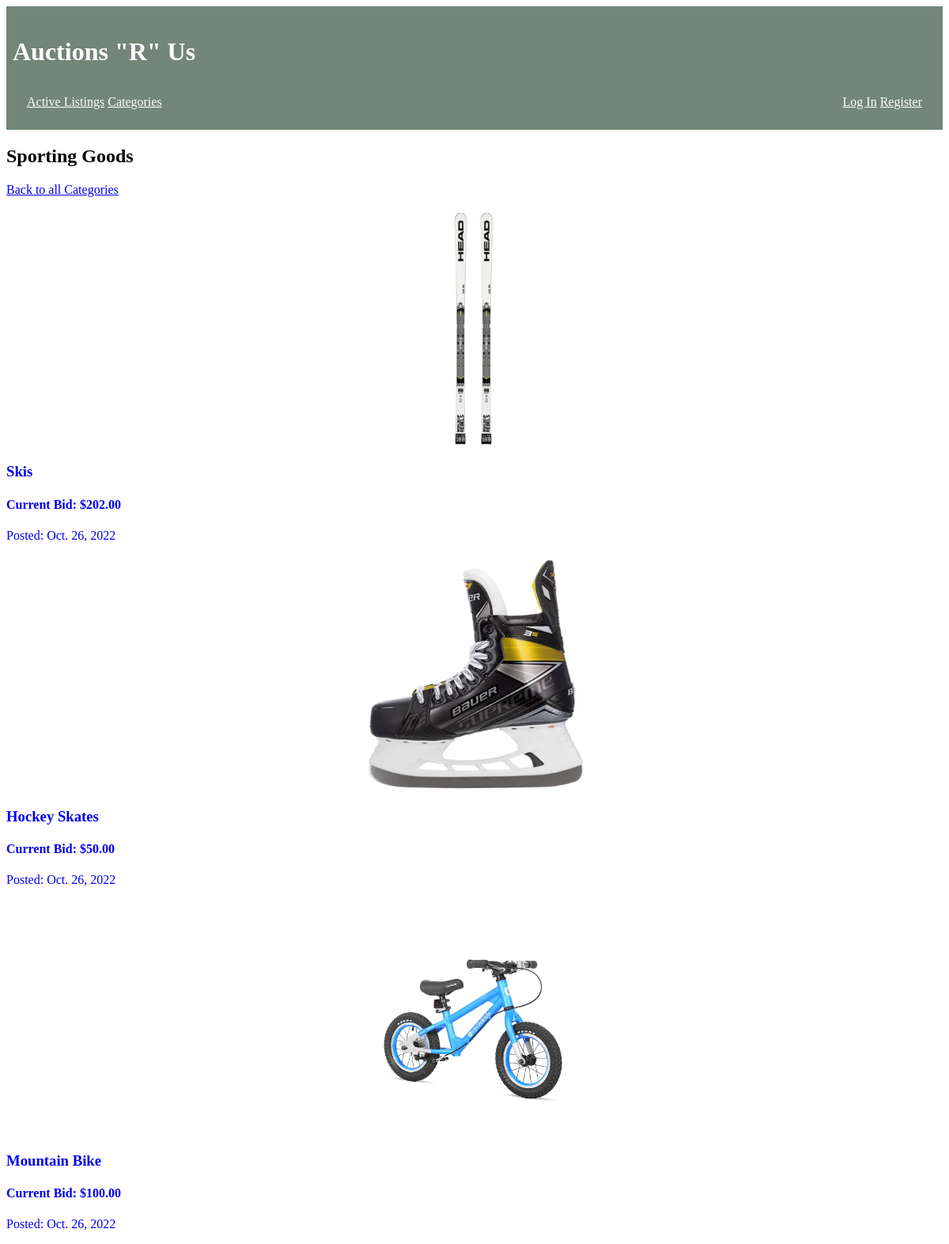
/bycategory/Sporting Goods, run on the app's committed database.
### auctions/models.py (models this page shows, shortened)
class Category(models.Model):
    image = models.ImageField(upload_to= 'auctions/images', default='auctions/images/noimage.jpeg',blank = True, verbose_name = "Images")
    name = models.CharField(max_length = 64)
    class Meta:
        verbose_name_plural = "Categories"
    def __str__(self):
        return f"{self.name}"

class Listing(models.Model):
    name = models.CharField(max_length= 64)
    currentBid = models.DecimalField(max_digits=19, decimal_places=2, verbose_name = "Starting Bid")
    finalBid = models.DecimalField(max_digits=19, decimal_places=2, null = True, blank = True,verbose_name = "Sold for")
    user = models.ForeignKey(settings.AUTH_USER_MODEL, default=1 , on_delete=models.CASCADE)
    category = models.ForeignKey(Category, null= True, on_delete = models.CASCADE)
    description = models.TextField(max_length= 200,null= True)
    datePosted = models.DateField(default=date.today, verbose_name = "Date Posted",)
    dateBidEnd = models.DateField(default=one_week(), verbose_name = "End Date")
    image = models.ImageField(upload_to= 'auctions/images', default='auctions/images/noimage.jpeg',blank = True, verbose_name = "Images")
    active = models.BooleanField(default=1)
    winner = models.ForeignKey(User, null=True , on_delete=models.CASCADE, related_name = "winner", blank = True, verbose_name = "Sold to")

### auctions/views.py (the view)
# urls.py: path("bycategory/<str:categoryChosen>", views.bycategory, name="bycategory"),
def bycategory(request,categoryChosen):
    category = Category.objects.get(name=categoryChosen)
    allListings = Listing.objects.filter(category = category, active = 1)
    return render(request,"auctions/byCategory.html", {"allListings":allListings, "category": category})

### auctions/templates/auctions/byCategory.html
{% extends "auctions/layout.html" %}
{% block main %}
<h2>{{category}}</h2>
<a href="{% url 'categories' %}">Back to all Categories</a><br><br>
<article>
    {% for l in allListings %}
<section>
    <a href="{% url 'listing' l.id %}" style="text-decoration: none;">
        {% if l.image %}
        <img src="{{ l.image.url }}" alt="{{ l.name }}">
        {% endif %}
        <h3>{{ l.name }}</h3>
        <h4>Current Bid: ${{ l.currentBid }}</h4>
        <p>Posted: {{ l.datePosted }}</p>
    </a>
</section>
    {% empty %}
    <h3>No active listings in this category.</h3>
    {% endfor %}
</article>
{% endblock %}

### auctions/static/auctions/uaa490styles.css (style rules this page uses)
body { grid-template-columns: 15% 70% 15%; }

### auctions/templates/auctions/layout.html (style rules this page uses)
img { width: 300px; display: block; margin:auto }

### data on the page
Category: name "Sporting Goods"
Listing: image (picture), name "Skis", currentBid "202.00", datePosted "Oct. 26, 2022"
Listing: image (picture), name "Hockey Skates", currentBid "50.00", datePosted "Oct. 26, 2022"
Listing: image (picture), name "Mountain Bike", currentBid "100.00", datePosted "Oct. 26, 2022"
